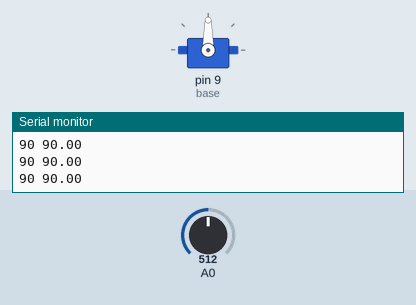
This sketch was run on a simulated Arduino Uno, built with avr-gcc and run on an emulated ATmega328P. Shown: servo, the last lines printed to the serial monitor. The inputs (shaded band) are chosen by the test bench; at power-on: A0 = 512.

Above: at 1.2 s.
1.3 s: A0 set to 559
At 1.73 s:
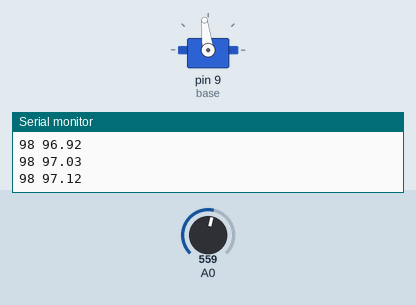
4.3 s: A0 set to 592
At 5.8 s:
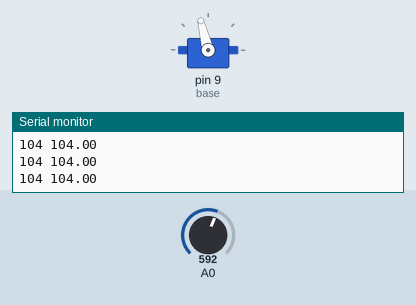
7.3 s: A0 set to 306
At 9.3 s:
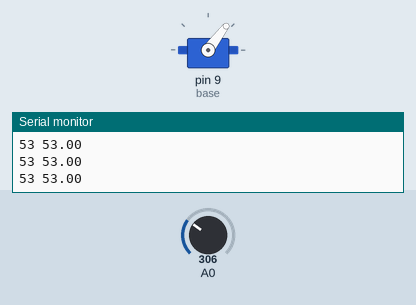
10.3 s: A0 set to 716
At 12.2 s:
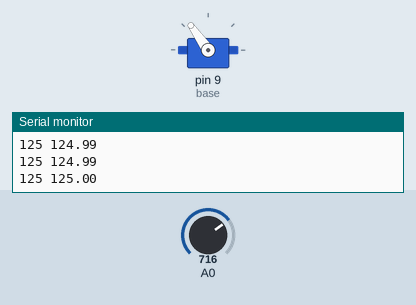
13.3 s: A0 set to 900
At 14.6 s:
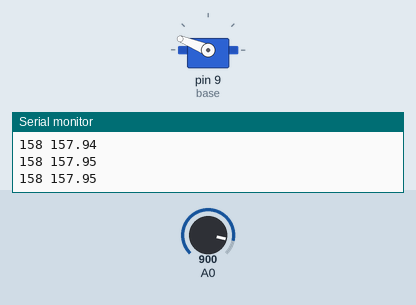
16.3 s: A0 set to 1023
At 18.2 s:
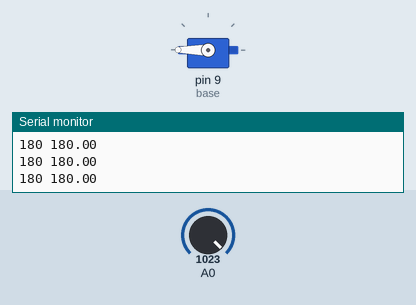
Timing chart, 0 to 19.7 s (numbered marks = the images above; inputs shaded):
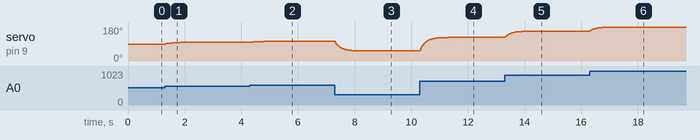

The sketch:

04_control_proporcional.ino
```cpp
/*
  SA6 - 04_control_proporcional.ino
  Control PROPORCIONAL (P) del moviment de la base del brac.
  La base no SALTA a la consigna: a cada volta s'hi acosta una fraccio K
  de l'error (la distancia que li falta). Lluny va rapid; a prop, frena.
  La consigna la marca el potenciometre de la base (A0).
  Prova K = 1 (salt directe), K = 0.1 i K = 0.02, i mira el Serial Plotter.
  Circuit: servo base=9 (piles + GND comu); potenciometre a A0.
  Quan: S3 - ampliacio (qui va sobrat)
*/

#include <Servo.h>

const float K = 0.1;          // constant proporcional (prova'n d'altres!)

Servo base;
float angle = 90;             // on es la base ARA (amb decimals)

void setup() {
  base.write((int)angle);
  base.attach(9);
  Serial.begin(9600);
}

void loop() {
  int consigna = map(analogRead(A0), 0, 1023, 0, 180);   // on volem anar
  float error = consigna - angle;                          // quant falta

  angle = angle + K * error;          // un tros proporcional a l'error
  base.write((int)(angle + 0.5));     // arrodonit al grau mes proper

  // Serial Plotter: consigna i posicio real
  Serial.print(consigna);
  Serial.print(" ");
  Serial.println(angle);

  delay(20);                          // 50 voltes per segon
}
```

Measured:
- after the input at 1.3 s, servo on pin 9 (base): 90° → 95° at once, → 96° 0.23 s later, → 97° 0.08 s later, → 98° 0.23 s later
- after the input at 4.3 s, servo on pin 9 (base): moves from 98° to 104° over 0.48 s, starting at once
- after the input at 7.3 s, servo on pin 9 (base): moves from 104° to 53° over 0.89 s, starting at once
- after the input at 10.3 s, servo on pin 9 (base): moves from 53° to 125° over 0.98 s, starting at once
- after the input at 13.3 s, servo on pin 9 (base): moves from 125° to 158° over 0.81 s, starting at once
- after the input at 16.3 s, servo on pin 9 (base): moves from 158° to 180° over 0.73 s, starting at once
